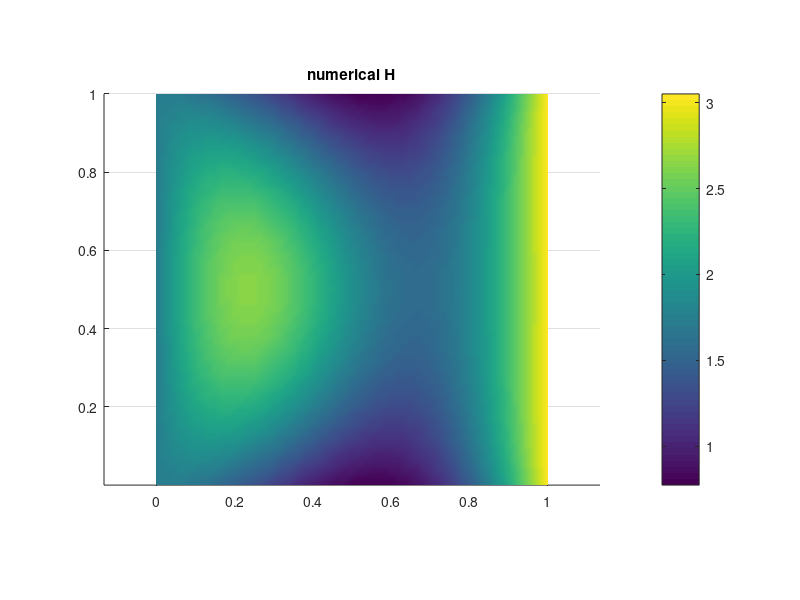
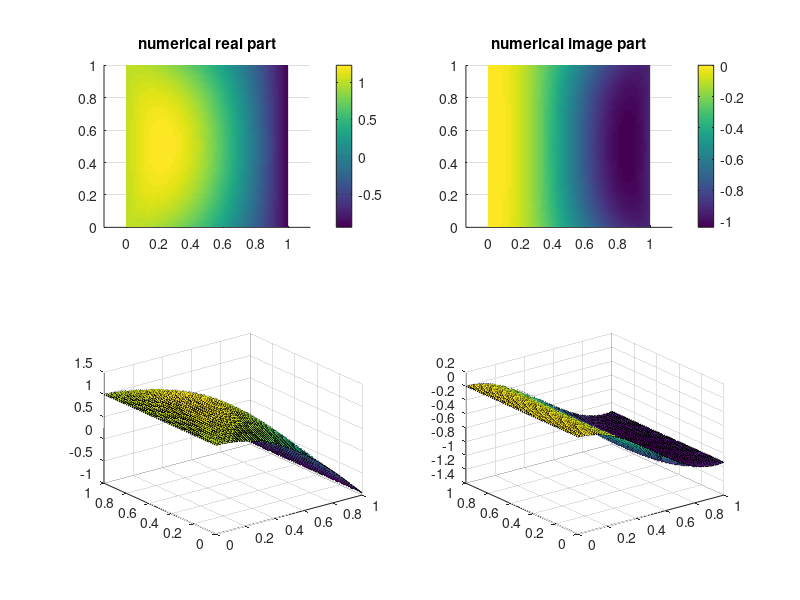

MATLAB code to generate these figures, in order:
function [U, H, L1, f1] = Helmholtz_Ku2D_FEM
% Usage:Solve Helmholtz Equation in 2-D square S = [0,1]X[0,1].
% \Delta u + k^2 *u + i*k*\sigma u = 0  in S
% u = f on boundary.   on \partial S
% input: 
%   k: wave number, can be complex number, if k bigger, the coefficient  
%      matrix will be ill-conditioned;
%   m,n : nodes on the sides.
%set up mesh. 
% This function will generate the complex symmetric linear systems 
%                 A * x = b,  (i.e, A ---> L1, b ---> f1 )
% A is a complex symmetric matix;
% ---------------------------------------------------------------
%	Helmholtz Equation.
%	
%	Author: Yimin Zhong
%	Last Modified Date: July 5th, 2012
%	Version: 0.0.2
%	Platform: matlab 2009b
% --------------------------------------------------------------
% Copyright by (modified) 
% Mr. Xian-Ming Gu, who works as a PhD student in School of Mathematical
% Sciences, University of Electronic Science and Technology of China 
% (UESTC). From 1 August, 2014 to 1 Augest, 2016, He also work in the 
% Johann Bernoulli Institute for Mathematics and Computer Science (JBI), 
% University of Groningen (RUG). Prof. Ting-Zhu Huang (UESTC) and Dr. Bruno
% Carpentieri (RUG) are Xian-Ming's supervisor for PhD program.
% --------------------------------------------------------------------
% Email: guxianming@live.cn
% URL: https://github.com/Hsien-Ming-Ku
% Date: 28-4-2016, 16:47 (The Netherlands)
% ---------------------------------------------------------
k = 3;
m = 61;
n = 61;

[x,y] = ndgrid((0:(m-1))/(m-1),(0:(n-1))/(n-1)); 
p = [x(:),y(:)];
t = [1,2,m+2; 1,m+2,m+1]; 
t = kron(t,ones(m-1,1))+kron(ones(size(t)),(0:m-2)');
t = kron(t,ones(n-1,1))+kron(ones(size(t)),(0:n-2)'*m); 
b = [1:m,m+1:m:m*n,2*m:m:m*n,m*n-m+2:m*n-1]; 
% b = numbers of all 2m+2n **boundary nodes** preparing for U(b)=0

N = size(p,1);T=size(t,1); % number of nodes, number of triangles
K = sparse(N,N); % zero matrix in sparse format: zeros(N) would be "dense"
F = zeros(N,1); % load vector F to hold integrals of phi's times load f(x,y)
M = sparse(N,N);% mass matrix
U = zeros(N,1);%numerical solution
V = zeros(N,1);
h = min(1/(n-1),1/(m-1)); %mesh size
%sigma
% sigma=0.12*((p(:,1)-0.25).^2+(p(:,2)-0.5).^2<0.01)+0.08*((p(:,1)<0.75).*(p(:,1)>0.5).*(p(:,2)<0.75).*(p(:,2)>0.25))+...
%     0.04*(1-((p(:,1)-0.25).^2+(p(:,2)-0.5).^2<0.01)).*(1-((p(:,1)<0.75).*(p(:,1)>0.5).*(p(:,2)<0.75).*(p(:,2)>0.25)));
sigma = sqrt(3)*ones(N,1);
%construct mass matrix and stiff matrix
for e = 1: T  
  nodes = t(e,:); 
  Pe = [ones(3,1), p(nodes,:)]; 
  Area = abs(det(Pe))/2;
  C = inv(Pe); 
  grad = C(2:3,:);  Ke = Area*(grad'*grad); 
  Me = Area*(1/12)*[[2 1 1];[1 2 1 ];[1 1 2]];
  K(nodes,nodes) = K(nodes,nodes)+Ke; 
  M(nodes,nodes) = M(nodes,nodes)+Me;
end   
%Set up boundary condition
 U(b) = 0.5*exp(1i*(sqrt(5)+1i).*p(b,1,:))+0.5*exp(-1i*(sqrt(5)+1i).*p(b,1,:));
 i = sqrt(-1);
 F = -(K - k^2*M - i*k*diag(sigma)*M)*U;
 freenodes = setdiff(1:N,b); 
 L1 = K(freenodes,freenodes) - k^2*M(freenodes,freenodes) - ...
     i*k*diag(sigma(freenodes))*M(freenodes,freenodes);
 
 f1 = F(freenodes);
 
 [U(freenodes),~] = gmres(L1,f1,30,1e-9);  % here you can try to use your own iterative solvers.
 % U(freenodes) = L1\f1;  % direct solver in MATLAB "backslash"
 H = sigma(:).*U.*conj(U);

 
figure(1)
trisurf(t,p(:,1),p(:,2),0*p(:,1),real(H),'edgecolor','none','facecolor','interp');
view(2),axis equal;colorbar,title('numerical H')
disp('error:');
U_true = 0.5*exp(1i*(sqrt(5)+1i).*p(:,1))+0.5*exp(-1i*(sqrt(5)+1i).*p(:,1));
disp(norm(U-U_true)/norm(U_true));
figure(2)
subplot(2,2,1);
trisurf(t,p(:,1),p(:,2),0*p(:,1),real(U),'edgecolor','none','facecolor','interp');
view(2),axis equal;colorbar,title('numerical real part')
subplot(2,2,2);
trisurf(t,p(:,1),p(:,2),0*p(:,1),imag(U),'edgecolor','none','facecolor','interp');
view(2),axis equal;colorbar,title('numerical image part')
subplot(2,2,3);
trisurf(t,p(:,1),p(:,2),real(U));
subplot(2,2,4);
trisurf(t,p(:,1),p(:,2),imag(U));
